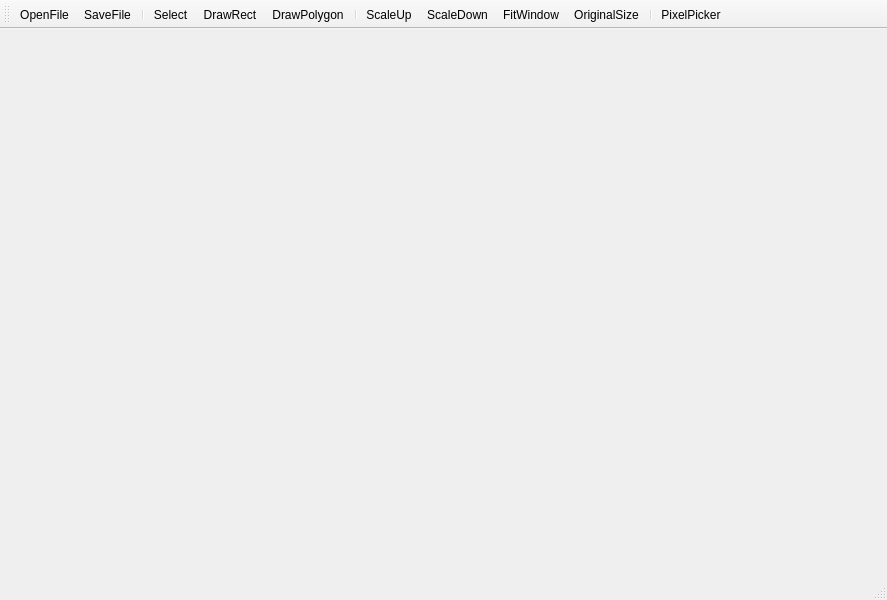
<?xml version="1.0" encoding="UTF-8"?>
<ui version="4.0">
 <class>MainWindow</class>
 <widget class="QMainWindow" name="MainWindow">
  <property name="geometry">
   <rect>
    <x>0</x>
    <y>0</y>
    <width>887</width>
    <height>600</height>
   </rect>
  </property>
  <property name="windowTitle">
   <string>MainWindow</string>
  </property>
  <widget class="QWidget" name="centralwidget"/>
  <widget class="QMenuBar" name="menubar">
   <property name="geometry">
    <rect>
     <x>0</x>
     <y>0</y>
     <width>887</width>
     <height>25</height>
    </rect>
   </property>
  </widget>
  <widget class="QStatusBar" name="statusbar"/>
  <widget class="QToolBar" name="toolBar">
   <property name="windowTitle">
    <string>toolBar</string>
   </property>
   <property name="toolTip">
    <string/>
   </property>
   <attribute name="toolBarArea">
    <enum>TopToolBarArea</enum>
   </attribute>
   <attribute name="toolBarBreak">
    <bool>false</bool>
   </attribute>
   <addaction name="actionOpenFile"/>
   <addaction name="actionSaveFile"/>
   <addaction name="separator"/>
   <addaction name="actionSelect"/>
   <addaction name="actionDrawRect"/>
   <addaction name="actionDrawPolygon"/>
   <addaction name="separator"/>
   <addaction name="actionScaleUp"/>
   <addaction name="actionScaleDown"/>
   <addaction name="actionFitWindow"/>
   <addaction name="actionOriginalSize"/>
   <addaction name="separator"/>
   <addaction name="actionPixelPicker"/>
  </widget>
  <action name="actionDrawRect">
   <property name="checkable">
    <bool>true</bool>
   </property>
   <property name="text">
    <string>DrawRect</string>
   </property>
   <property name="toolTip">
    <string>draw rectangle</string>
   </property>
  </action>
  <action name="actionDrawPolygon">
   <property name="checkable">
    <bool>true</bool>
   </property>
   <property name="text">
    <string>DrawPolygon</string>
   </property>
   <property name="toolTip">
    <string>draw polygon</string>
   </property>
  </action>
  <action name="actionScaleUp">
   <property name="text">
    <string>ScaleUp</string>
   </property>
   <property name="toolTip">
    <string>scale up</string>
   </property>
  </action>
  <action name="actionScaleDown">
   <property name="text">
    <string>ScaleDown</string>
   </property>
   <property name="toolTip">
    <string>scale down</string>
   </property>
  </action>
  <action name="actionFitWindow">
   <property name="text">
    <string>FitWindow</string>
   </property>
   <property name="toolTip">
    <string>fit window</string>
   </property>
  </action>
  <action name="actionOriginalSize">
   <property name="text">
    <string>OriginalSize</string>
   </property>
   <property name="toolTip">
    <string>original size</string>
   </property>
  </action>
  <action name="actionPixelPicker">
   <property name="checkable">
    <bool>true</bool>
   </property>
   <property name="text">
    <string>PixelPicker</string>
   </property>
   <property name="toolTip">
    <string>pixel picker</string>
   </property>
  </action>
  <action name="actionOpenFile">
   <property name="text">
    <string>OpenFile</string>
   </property>
   <property name="toolTip">
    <string>open file</string>
   </property>
  </action>
  <action name="actionSaveFile">
   <property name="text">
    <string>SaveFile</string>
   </property>
   <property name="toolTip">
    <string>save file</string>
   </property>
  </action>
  <action name="actionSelect">
   <property name="checkable">
    <bool>true</bool>
   </property>
   <property name="text">
    <string>Select</string>
   </property>
   <property name="toolTip">
    <string>select</string>
   </property>
  </action>
 </widget>
 <resources/>
 <connections/>
</ui>
